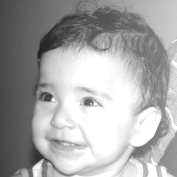
//> input picture disciplinas/pdi/unidade2/filtro_frequencia/biel-brilhoso.png, 177 x 177 px, given in place of the camera
$ ./novo-teste   (built with g++ and OpenCV 4)
//> lines starting //> are read from the running program, lines starting //| are printed output that depends on the picture; after the words box and inside, x2 and y2 are one past the last pixel; in counts of white or black regions, pixels touching at a corner belong together
#include <iostream>
#include <opencv2/opencv.hpp>
#include <opencv2/imgproc/imgproc.hpp>
#define RADIUS 20

// Esse código foi escrito em cima do original (dft.cpp). Caso queira apenas os trechos modificados,
// aperte CRTL+F e busque por "código novo".

// Procedimento do filtro:
// 1 - Aplica logaritmo na imagem;
// 2 - Aplica transformada de fourier;
// 3 - Inverte os quadrantes
// 4 - Aplica o filtro homomórfico
// 5 - Inverte os quadrantes novamente
// 6 - Aplica transformada inversa
// 7 - Aplica exponencial
// 8 - Mostra imagem

using namespace cv;
using namespace std;

// troca os quadrantes da imagem da DFT
void deslocaDFT(Mat& image ){
  Mat tmp, A, B, C, D;
  // se a imagem tiver tamanho impar, recorta a regiao para
  // evitar cópias de tamanho desigual
  image = image(Rect(0, 0, image.cols & -2, image.rows & -2));
  int cx = image.cols/2;
  int cy = image.rows/2;
  // reorganiza os quadrantes da transformada
  // A B   ->  D C
  // C D       B A
  A = image(Rect(0, 0, cx, cy));
  B = image(Rect(cx, 0, cx, cy));
  C = image(Rect(0, cy, cx, cy));
  D = image(Rect(cx, cy, cx, cy));
  // A <-> D
  A.copyTo(tmp);  D.copyTo(A);  tmp.copyTo(D);
  // C <-> B
  C.copyTo(tmp);  B.copyTo(C);  tmp.copyTo(B);
}


int main(int , char**){
  char *window_name = "janela"; // Nome da janela de exibição
  VideoCapture cap;
  Mat imaginaryInput, complexImage, multsp;
  Mat padded, filter, mag;
  Mat image, imagegray, tmp;
  Mat_<float> realInput, zeros;
  vector<Mat> planos;

  /** CÓDIGO NOVO **/

	  // Prepara a janela para exibição
	  namedWindow(window_name, CV_WINDOW_AUTOSIZE);

	  // Valores iniciais dos parâmetros do filtro homomórfico (usados nas trackbars)
	  float d; int y_H, y_H_max=20, y_L, y_L_max=20, d0=5, d0_max=50, c, c_max=20;

	  // Cria os trackbars para o ajuste manual do filtro homomórfico
	  createTrackbar("Gama H: ",window_name, &y_H, y_H_max); createTrackbar("Gama L: ",window_name, &y_L, y_L_max);
	  createTrackbar("D0: ",window_name, &d0, d0_max); createTrackbar("c: ",window_name, &c, c_max);

  /** CÓDIGO NOVO **/

  // habilita/desabilita ruido
  int noise=0;
  // frequencia do ruido
  int freq=10;
  // ganho inicial do ruido
  float gain=1;
  // valor do ruido
  float mean;
  // guarda tecla capturada
  char key;
  // valores ideais dos tamanhos da imagem para calculo da DFT
  int dft_M, dft_N;
  // abre a câmera default
  cap.open(0);
  if(!cap.isOpened())
    return -1;
  // captura uma imagem para recuperar as informacoes de gravação
  cap >> image;
//> image is the input picture: 177 rows x 177 cols, CV_8UC3; min 36, max 255, mean 166.4
  // identifica os tamanhos otimos para
  // calculo do FFT
  dft_M = getOptimalDFTSize(image.rows);
//> dft_M = 180
  dft_N = getOptimalDFTSize(image.cols);
//> dft_N = 180
  // realiza o padding da imagem
  copyMakeBorder(image, padded, 0, dft_M - image.rows, 0, dft_N - image.cols, BORDER_CONSTANT, Scalar::all(0));
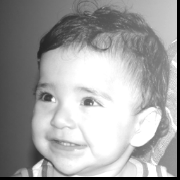
//> padded: 180 rows x 180 cols, CV_8UC3; min 0, max 255, mean 160.9
  // parte imaginaria da matriz complexa (preenchida com zeros)
  zeros = Mat_<float>::zeros(padded.size());
  // prepara a matriz complexa para ser preenchida
  complexImage = Mat(padded.size(), CV_32FC2, Scalar(0));
  // a função de transferência (filtro frequencial) deve ter o mesmo tamanho e tipo da matriz complexa
  filter = complexImage.clone();
  // cria uma matriz temporária para criar as componentes real e imaginaria do filtro ideal
  tmp = Mat(dft_M, dft_N, CV_32F);
  // cria a matriz com as componentes do filtro e junta ambas em uma matriz multicanal complexa
  Mat comps[]= {tmp, tmp};
  for(;;){
    cap >> image;

    /** CÓDIGO NOVO **/

	    // Calcula o filtro homomórfico
	    for(int i=0; i<dft_M; i++){
	       for(int j=0; j<dft_N; j++){
			d = pow(pow(i - dft_M/2, 2) + pow(j - dft_N/2, 2), 0.5);
			tmp.at<float>(i,j)  = (y_H - y_L)*(1 - exp(-1*c*(pow(d,2)/pow(d0,2)))) + y_L; // Fórmula
	       }
	    }
//> tmp: 180 rows x 180 cols, CV_32FC1; every value is 0
//> after the loop, d = 125.9

	    cout << y_H << "\t" << y_L << "\t" << c << "\t" << d0 << endl;

	    // Salva o filtro homomórfico
	    comps[0] = tmp; comps[1] = comps[0]; merge(comps, 2, filter);

    /** CÓDIGO NOVO **/

    cvtColor(image, imagegray, CV_BGR2GRAY);
    imshow("Vídeo Original", imagegray);
    // realiza o padding da imagem
    copyMakeBorder(imagegray, padded, 0, dft_M - image.rows, 0, dft_N - image.cols, BORDER_CONSTANT, Scalar::all(0));
//> padded: 180 rows x 180 cols, CV_8UC1
    // limpa o array de matrizes que vao compor a imagem complexa
    planos.clear();
    // cria a compoente real
    realInput = Mat_<float>(padded);
    // insere as duas componentes no array de matrizes
    planos.push_back(realInput);
    planos.push_back(zeros);
    // combina o array de matrizes em uma unica componente complexa
    merge(planos, complexImage);

    /** CÓDIGO NOVO **/

	    // Aplicação do logaritmo antes da transformada
	    for (int i = 0; i < dft_M; i++){
	      for (int j = 0; j  < dft_N;j++){
		complexImage.at<char>(i,j) = log(complexImage.at<char>(i,j)+1); // +1 pq log(0) não existe!
	      }
	    }

    /** CÓDIGO NOVO **/

    // calcula o dft
    dft(complexImage, complexImage);
    // realiza a troca de quadrantes
    deslocaDFT(complexImage);
    // aplica o filtro homomórfico
    mulSpectrums(complexImage,filter,complexImage,0);
    // limpa o array de planos
    planos.clear();
    // separa as partes real e imaginaria para modifica-las
    split(complexImage, planos);
//> planos[0]: 180 rows x 180 cols, CV_32FC1; every value is 0
//> planos[1]: 180 rows x 180 cols, CV_32FC1; every value is 0
    // usa o valor medio do espectro para dosar o ruido
    mean = abs(planos[0].at<float> (dft_M/2,dft_N/2));
//> mean = 0
    // insere ruido coerente, se habilitado
    if(noise){
      // F(u,v) recebe ganho proporcional a F(0,0)
      planos[0].at<float>(dft_M/2 +freq, dft_N/2 +freq) +=
        gain*mean;
      planos[1].at<float>(dft_M/2 +freq, dft_N/2 +freq) +=
        gain*mean;
      // F*(-u,-v) = F(u,v)
      planos[0].at<float>(dft_M/2 -freq, dft_N/2 -freq) =
        planos[0].at<float>(dft_M/2 +freq, dft_N/2 +freq);
      planos[1].at<float>(dft_M/2 -freq, dft_N/2 -freq) =
        -planos[1].at<float>(dft_M/2 +freq, dft_N/2 +freq);
    }
    // recompoe os planos em uma unica matriz complexa
    merge(planos, complexImage);
    // troca novamente os quadrantes
    deslocaDFT(complexImage);
    // calcula a DFT inversa
    idft(complexImage, complexImage);

    /** CÓDIGO NOVO **/

	    // Aplicação da exponencial após a transformada inversa
	    for (int i = 0; i < dft_M; i++){
		  for (int j = 0; j  < dft_N;j++){
		    complexImage.at<char>(i,j) = exp((complexImage.at<char>(i,j)));
		  }
	    }

    /** CÓDIGO NOVO **/

    // limpa o array de planos
    planos.clear();
    // separa as partes real e imaginaria da imagem filtrada
    split(complexImage, planos);
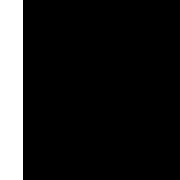
//> planos[0]: 180 rows x 180 cols, CV_32FC1; values 0 (black) and 2.37e-38 (white), 12.8% white; 1 white region, box (x1, y1, x2, y2) and area: (0, 0, 23, 180) 4140
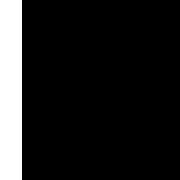
//> planos[1]: 180 rows x 180 cols, CV_32FC1; values 0 (black) and 9.22e-41 (white), 12.2% white; 1 white region, box (x1, y1, x2, y2) and area: (0, 0, 22, 180) 3960
    // normaliza a parte real para exibicao
    normalize(planos[0], planos[0], 0, 1, CV_MINMAX);
    imshow("filtro", tmp);
    imshow(window_name, planos[0]);
    key = (char) waitKey(10);
//> the 'q' key is pressed
    if( key == 27 ) break; // esc pressed!
    switch(key){
      // aumenta a frequencia do ruido
    case 'q':
      freq=freq+1;
      if(freq > dft_M/2-1)
        freq = dft_M/2-1;
      break;
      // diminui a frequencia do ruido
    case 'a':
      freq=freq-1;
      if(freq < 1)
        freq = 1;
      break;
      // amplifica o ruido
    case 'x':
      gain += 0.1;
      break;
      // atenua o ruido
    case 'z':
      gain -= 0.1;
      if(gain < 0)
        gain=0;
      break;
      // insere/remove ruido
    case 'e':
      noise=!noise;
      break;
    }
  }
  return 0;
}
